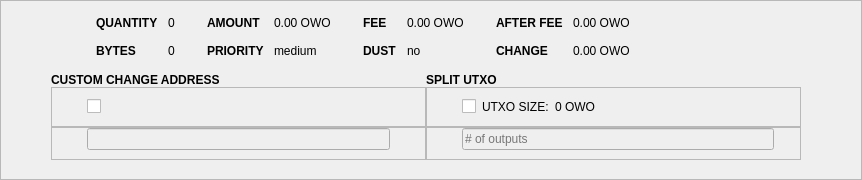
    <widget class="QFrame" name="frameCoinControl">
     <property name="sizePolicy">
      <sizepolicy hsizetype="Expanding" vsizetype="Expanding">
       <horstretch>0</horstretch>
       <verstretch>0</verstretch>
      </sizepolicy>
     </property>
     <property name="maximumSize">
      <size>
       <width>16777215</width>
       <height>16777215</height>
      </size>
     </property>
     <property name="styleSheet">
      <string notr="true"/>
     </property>
     <property name="frameShape">
      <enum>QFrame::StyledPanel</enum>
     </property>
     <property name="frameShadow">
      <enum>QFrame::Sunken</enum>
     </property>
     <layout class="QVBoxLayout" name="verticalLayoutCoinControl2">
      <property name="spacing">
       <number>0</number>
      </property>
      <property name="leftMargin">
       <number>0</number>
      </property>
      <property name="topMargin">
       <number>0</number>
      </property>
      <property name="rightMargin">
       <number>0</number>
      </property>
      <property name="bottomMargin">
       <number>6</number>
      </property>
      <item>
       <layout class="QVBoxLayout" name="verticalLayoutCoinControl" stretch="0,0,0,0,1">
        <property name="spacing">
         <number>0</number>
        </property>
        <property name="leftMargin">
         <number>50</number>
        </property>
        <property name="topMargin">
         <number>10</number>
        </property>
        <property name="rightMargin">
         <number>10</number>
        </property>
        <item>
         <layout class="QHBoxLayout" name="horizontalLayoutCoinControl1">
          <property name="bottomMargin">
           <number>0</number>
          </property>
          <item>
           <widget class="QLabel" name="labelCoinControlFeatures">
            <property name="sizePolicy">
             <sizepolicy hsizetype="Preferred" vsizetype="Maximum">
              <horstretch>0</horstretch>
              <verstretch>0</verstretch>
             </sizepolicy>
            </property>
            <property name="maximumSize">
             <size>
              <width>16777215</width>
              <height>0</height>
             </size>
            </property>
            <property name="font">
             <font>
              <weight>75</weight>
              <bold>true</bold>
             </font>
            </property>
            <property name="styleSheet">
             <string notr="true">font-weight:bold;</string>
            </property>
            <property name="text">
             <string>COIN CONTROL FEATURES</string>
            </property>
           </widget>
          </item>
         </layout>
        </item>
        <item>
         <layout class="QHBoxLayout" name="horizontalLayoutCoinControl2" stretch="0,0,0">
          <property name="spacing">
           <number>8</number>
          </property>
          <property name="leftMargin">
           <number>35</number>
          </property>
          <property name="bottomMargin">
           <number>0</number>
          </property>
          <item>
           <widget class="QLabel" name="labelCoinControlAutomaticallySelected">
            <property name="maximumSize">
             <size>
              <width>16777215</width>
              <height>0</height>
             </size>
            </property>
            <property name="text">
             <string>COINS AUTOMATICALLY SELECTED</string>
            </property>
            <property name="margin">
             <number>5</number>
            </property>
           </widget>
          </item>
          <item>
           <widget class="QLabel" name="labelCoinControlInsuffFunds">
            <property name="maximumSize">
             <size>
              <width>16777215</width>
              <height>0</height>
             </size>
            </property>
            <property name="font">
             <font>
              <weight>75</weight>
              <bold>true</bold>
             </font>
            </property>
            <property name="styleSheet">
             <string notr="true">color:red;font-weight:bold;</string>
            </property>
            <property name="text">
             <string>Insufficient funds!</string>
            </property>
            <property name="margin">
             <number>5</number>
            </property>
           </widget>
          </item>
          <item>
           <spacer name="horizontalSpacerCoinControl">
            <property name="orientation">
             <enum>Qt::Horizontal</enum>
            </property>
            <property name="sizeHint" stdset="0">
             <size>
              <width>40</width>
              <height>1</height>
             </size>
            </property>
           </spacer>
          </item>
         </layout>
        </item>
        <item>
         <widget class="QWidget" name="widgetCoinControl" native="true">
          <property name="sizePolicy">
           <sizepolicy hsizetype="Preferred" vsizetype="Preferred">
            <horstretch>0</horstretch>
            <verstretch>0</verstretch>
           </sizepolicy>
          </property>
          <property name="minimumSize">
           <size>
            <width>0</width>
            <height>0</height>
           </size>
          </property>
          <property name="styleSheet">
           <string notr="true"/>
          </property>
          <layout class="QHBoxLayout" name="horizontalLayoutCoinControl5">
           <property name="leftMargin">
            <number>0</number>
           </property>
           <property name="topMargin">
            <number>0</number>
           </property>
           <property name="rightMargin">
            <number>0</number>
           </property>
           <property name="bottomMargin">
            <number>0</number>
           </property>
           <item>
            <layout class="QHBoxLayout" name="horizontalLayoutCoinControl3" stretch="0,0,0,1">
             <property name="spacing">
              <number>20</number>
             </property>
             <property name="leftMargin">
              <number>35</number>
             </property>
             <property name="topMargin">
              <number>0</number>
             </property>
             <property name="bottomMargin">
              <number>10</number>
             </property>
             <item>
              <layout class="QFormLayout" name="formLayoutCoinControl1">
               <property name="horizontalSpacing">
                <number>10</number>
               </property>
               <property name="verticalSpacing">
                <number>14</number>
               </property>
               <property name="leftMargin">
                <number>10</number>
               </property>
               <property name="topMargin">
                <number>4</number>
               </property>
               <property name="rightMargin">
                <number>6</number>
               </property>
               <item row="0" column="0">
                <widget class="QLabel" name="labelCoinControlQuantityText">
                 <property name="font">
                  <font>
                   <weight>75</weight>
                   <bold>true</bold>
                  </font>
                 </property>
                 <property name="text">
                  <string>QUANTITY</string>
                 </property>
                 <property name="margin">
                  <number>0</number>
                 </property>
                </widget>
               </item>
               <item row="0" column="1">
                <widget class="QLabel" name="labelCoinControlQuantity">
                 <property name="cursor">
                  <cursorShape>IBeamCursor</cursorShape>
                 </property>
                 <property name="contextMenuPolicy">
                  <enum>Qt::ActionsContextMenu</enum>
                 </property>
                 <property name="text">
                  <string notr="true">0</string>
                 </property>
                 <property name="margin">
                  <number>0</number>
                 </property>
                 <property name="textInteractionFlags">
                  <set>Qt::LinksAccessibleByMouse|Qt::TextSelectableByKeyboard|Qt::TextSelectableByMouse</set>
                 </property>
                </widget>
               </item>
               <item row="1" column="0">
                <widget class="QLabel" name="labelCoinControlBytesText">
                 <property name="font">
                  <font>
                   <weight>75</weight>
                   <bold>true</bold>
                  </font>
                 </property>
                 <property name="text">
                  <string>BYTES</string>
                 </property>
                </widget>
               </item>
               <item row="1" column="1">
                <widget class="QLabel" name="labelCoinControlBytes">
                 <property name="cursor">
                  <cursorShape>IBeamCursor</cursorShape>
                 </property>
                 <property name="contextMenuPolicy">
                  <enum>Qt::ActionsContextMenu</enum>
                 </property>
                 <property name="text">
                  <string notr="true">0</string>
                 </property>
                 <property name="textInteractionFlags">
                  <set>Qt::LinksAccessibleByMouse|Qt::TextSelectableByKeyboard|Qt::TextSelectableByMouse</set>
                 </property>
                </widget>
               </item>
              </layout>
             </item>
             <item>
              <layout class="QFormLayout" name="formLayoutCoinControl2">
               <property name="horizontalSpacing">
                <number>10</number>
               </property>
               <property name="verticalSpacing">
                <number>14</number>
               </property>
               <property name="leftMargin">
                <number>6</number>
               </property>
               <property name="topMargin">
                <number>4</number>
               </property>
               <property name="rightMargin">
                <number>6</number>
               </property>
               <item row="0" column="0">
                <widget class="QLabel" name="labelCoinControlAmountText">
                 <property name="font">
                  <font>
                   <weight>75</weight>
                   <bold>true</bold>
                  </font>
                 </property>
                 <property name="text">
                  <string>AMOUNT</string>
                 </property>
                 <property name="margin">
                  <number>0</number>
                 </property>
                </widget>
               </item>
               <item row="0" column="1">
                <widget class="QLabel" name="labelCoinControlAmount">
                 <property name="cursor">
                  <cursorShape>IBeamCursor</cursorShape>
                 </property>
                 <property name="contextMenuPolicy">
                  <enum>Qt::ActionsContextMenu</enum>
                 </property>
                 <property name="text">
                  <string notr="true">0.00 OWO</string>
                 </property>
                 <property name="textInteractionFlags">
                  <set>Qt::LinksAccessibleByMouse|Qt::TextSelectableByKeyboard|Qt::TextSelectableByMouse</set>
                 </property>
                </widget>
               </item>
               <item row="1" column="0">
                <widget class="QLabel" name="labelCoinControlPriorityText">
                 <property name="font">
                  <font>
                   <weight>75</weight>
                   <bold>true</bold>
                  </font>
                 </property>
                 <property name="text">
                  <string>PRIORITY</string>
                 </property>
                </widget>
               </item>
               <item row="1" column="1">
                <widget class="QLabel" name="labelCoinControlPriority">
                 <property name="cursor">
                  <cursorShape>IBeamCursor</cursorShape>
                 </property>
                 <property name="contextMenuPolicy">
                  <enum>Qt::ActionsContextMenu</enum>
                 </property>
                 <property name="text">
                  <string>medium</string>
                 </property>
                 <property name="textInteractionFlags">
                  <set>Qt::LinksAccessibleByMouse|Qt::TextSelectableByKeyboard|Qt::TextSelectableByMouse</set>
                 </property>
                </widget>
               </item>
              </layout>
             </item>
             <item>
              <layout class="QFormLayout" name="formLayoutCoinControl3">
               <property name="horizontalSpacing">
                <number>10</number>
               </property>
               <property name="verticalSpacing">
                <number>14</number>
               </property>
               <property name="leftMargin">
                <number>6</number>
               </property>
               <property name="topMargin">
                <number>4</number>
               </property>
               <property name="rightMargin">
                <number>6</number>
               </property>
               <item row="0" column="0">
                <widget class="QLabel" name="labelCoinControlFeeText">
                 <property name="font">
                  <font>
                   <weight>75</weight>
                   <bold>true</bold>
                  </font>
                 </property>
                 <property name="text">
                  <string>FEE</string>
                 </property>
                 <property name="margin">
                  <number>0</number>
                 </property>
                </widget>
               </item>
               <item row="0" column="1">
                <widget class="QLabel" name="labelCoinControlFee">
                 <property name="cursor">
                  <cursorShape>IBeamCursor</cursorShape>
                 </property>
                 <property name="contextMenuPolicy">
                  <enum>Qt::ActionsContextMenu</enum>
                 </property>
                 <property name="text">
                  <string notr="true">0.00 OWO</string>
                 </property>
                 <property name="textInteractionFlags">
                  <set>Qt::LinksAccessibleByMouse|Qt::TextSelectableByKeyboard|Qt::TextSelectableByMouse</set>
                 </property>
                </widget>
               </item>
               <item row="1" column="0">
                <widget class="QLabel" name="labelCoinControlLowOutputText">
                 <property name="font">
                  <font>
                   <weight>75</weight>
                   <bold>true</bold>
                  </font>
                 </property>
                 <property name="text">
                  <string>DUST</string>
                 </property>
                </widget>
               </item>
               <item row="1" column="1">
                <widget class="QLabel" name="labelCoinControlLowOutput">
                 <property name="cursor">
                  <cursorShape>IBeamCursor</cursorShape>
                 </property>
                 <property name="contextMenuPolicy">
                  <enum>Qt::ActionsContextMenu</enum>
                 </property>
                 <property name="text">
                  <string>no</string>
                 </property>
                 <property name="textInteractionFlags">
                  <set>Qt::LinksAccessibleByMouse|Qt::TextSelectableByKeyboard|Qt::TextSelectableByMouse</set>
                 </property>
                </widget>
               </item>
              </layout>
             </item>
             <item>
              <layout class="QFormLayout" name="formLayoutCoinControl4">
               <property name="horizontalSpacing">
                <number>10</number>
               </property>
               <property name="verticalSpacing">
                <number>14</number>
               </property>
               <property name="leftMargin">
                <number>6</number>
               </property>
               <property name="topMargin">
                <number>4</number>
               </property>
               <property name="rightMargin">
                <number>6</number>
               </property>
               <item row="0" column="0">
                <widget class="QLabel" name="labelCoinControlAfterFeeText">
                 <property name="font">
                  <font>
                   <weight>75</weight>
                   <bold>true</bold>
                  </font>
                 </property>
                 <property name="text">
                  <string>AFTER FEE</string>
                 </property>
                 <property name="margin">
                  <number>0</number>
                 </property>
                </widget>
               </item>
               <item row="0" column="1">
                <widget class="QLabel" name="labelCoinControlAfterFee">
                 <property name="cursor">
                  <cursorShape>IBeamCursor</cursorShape>
                 </property>
                 <property name="contextMenuPolicy">
                  <enum>Qt::ActionsContextMenu</enum>
                 </property>
                 <property name="text">
                  <string notr="true">0.00 OWO</string>
                 </property>
                 <property name="textInteractionFlags">
                  <set>Qt::LinksAccessibleByMouse|Qt::TextSelectableByKeyboard|Qt::TextSelectableByMouse</set>
                 </property>
                </widget>
               </item>
               <item row="1" column="0">
                <widget class="QLabel" name="labelCoinControlChangeText">
                 <property name="font">
                  <font>
                   <weight>75</weight>
                   <bold>true</bold>
                  </font>
                 </property>
                 <property name="text">
                  <string>CHANGE</string>
                 </property>
                </widget>
               </item>
               <item row="1" column="1">
                <widget class="QLabel" name="labelCoinControlChange">
                 <property name="cursor">
                  <cursorShape>IBeamCursor</cursorShape>
                 </property>
                 <property name="contextMenuPolicy">
                  <enum>Qt::ActionsContextMenu</enum>
                 </property>
                 <property name="text">
                  <string notr="true">0.00 OWO</string>
                 </property>
                 <property name="textInteractionFlags">
                  <set>Qt::LinksAccessibleByMouse|Qt::TextSelectableByKeyboard|Qt::TextSelectableByMouse</set>
                 </property>
                </widget>
               </item>
              </layout>
             </item>
            </layout>
           </item>
          </layout>
         </widget>
        </item>
        <item>
         <layout class="QGridLayout" name="gridLayout">
          <property name="sizeConstraint">
           <enum>QLayout::SetDefaultConstraint</enum>
          </property>
          <property name="leftMargin">
           <number>0</number>
          </property>
          <property name="topMargin">
           <number>5</number>
          </property>
          <property name="rightMargin">
           <number>50</number>
          </property>
          <item row="0" column="0">
           <widget class="QLabel" name="labelCCA">
            <property name="font">
             <font>
              <weight>75</weight>
              <bold>true</bold>
             </font>
            </property>
            <property name="text">
             <string>CUSTOM CHANGE ADDRESS</string>
            </property>
           </widget>
          </item>
          <item row="0" column="1">
           <widget class="QLabel" name="labelSU">
            <property name="font">
             <font>
              <weight>75</weight>
              <bold>true</bold>
             </font>
            </property>
            <property name="text">
             <string>SPLIT UTXO</string>
            </property>
           </widget>
          </item>
          <item row="1" column="0">
           <widget class="QFrame" name="frame_12">
            <property name="minimumSize">
             <size>
              <width>0</width>
              <height>0</height>
             </size>
            </property>
            <property name="frameShape">
             <enum>QFrame::StyledPanel</enum>
            </property>
            <property name="frameShadow">
             <enum>QFrame::Raised</enum>
            </property>
            <layout class="QHBoxLayout" name="horizontalLayout_15">
             <property name="leftMargin">
              <number>35</number>
             </property>
             <item>
              <widget class="QCheckBox" name="checkBoxCoinControlChange">
               <property name="toolTip">
                <string>If this is activated, but the change address is empty or invalid, change will be sent to a newly generated address.</string>
               </property>
               <property name="text">
                <string/>
               </property>
              </widget>
             </item>
             <item>
              <spacer name="horizontalSpacer_18">
               <property name="orientation">
                <enum>Qt::Horizontal</enum>
               </property>
               <property name="sizeHint" stdset="0">
                <size>
                 <width>40</width>
                 <height>20</height>
                </size>
               </property>
              </spacer>
             </item>
            </layout>
           </widget>
          </item>
          <item row="1" column="1">
           <widget class="QFrame" name="frame_11">
            <property name="minimumSize">
             <size>
              <width>0</width>
              <height>0</height>
             </size>
            </property>
            <property name="frameShape">
             <enum>QFrame::StyledPanel</enum>
            </property>
            <property name="frameShadow">
             <enum>QFrame::Raised</enum>
            </property>
            <layout class="QHBoxLayout" name="horizontalLayout_12">
             <property name="leftMargin">
              <number>35</number>
             </property>
             <item>
              <widget class="QCheckBox" name="splitBlockCheckBox">
               <property name="text">
                <string/>
               </property>
              </widget>
             </item>
             <item>
              <widget class="QLabel" name="labelBlockSizeText">
               <property name="text">
                <string>UTXO SIZE:</string>
               </property>
              </widget>
             </item>
             <item>
              <widget class="QLabel" name="labelBlockSize">
               <property name="text">
                <string>0 OWO</string>
               </property>
              </widget>
             </item>
             <item>
              <spacer name="horizontalSpacer_2">
               <property name="orientation">
                <enum>Qt::Horizontal</enum>
               </property>
               <property name="sizeHint" stdset="0">
                <size>
                 <width>40</width>
                 <height>20</height>
                </size>
               </property>
              </spacer>
             </item>
            </layout>
           </widget>
          </item>
          <item row="2" column="0">
           <widget class="QFrame" name="frame_13">
            <property name="minimumSize">
             <size>
              <width>0</width>
              <height>0</height>
             </size>
            </property>
            <property name="frameShape">
             <enum>QFrame::StyledPanel</enum>
            </property>
            <property name="frameShadow">
             <enum>QFrame::Raised</enum>
            </property>
            <layout class="QHBoxLayout" name="horizontalLayout_13">
             <property name="leftMargin">
              <number>35</number>
             </property>
             <property name="topMargin">
              <number>0</number>
             </property>
             <property name="rightMargin">
              <number>35</number>
             </property>
             <item>
              <widget class="QValidatedLineEdit" name="lineEditCoinControlChange">
               <property name="enabled">
                <bool>false</bool>
               </property>
               <property name="sizePolicy">
                <sizepolicy hsizetype="Expanding" vsizetype="Fixed">
                 <horstretch>0</horstretch>
                 <verstretch>0</verstretch>
                </sizepolicy>
               </property>
               <property name="minimumSize">
                <size>
                 <width>0</width>
                 <height>0</height>
                </size>
               </property>
              </widget>
             </item>
            </layout>
           </widget>
          </item>
          <item row="2" column="1">
           <widget class="QFrame" name="frame_14">
            <property name="minimumSize">
             <size>
              <width>0</width>
              <height>0</height>
             </size>
            </property>
            <property name="frameShape">
             <enum>QFrame::StyledPanel</enum>
            </property>
            <property name="frameShadow">
             <enum>QFrame::Raised</enum>
            </property>
            <layout class="QHBoxLayout" name="horizontalLayout_14">
             <property name="leftMargin">
              <number>35</number>
             </property>
             <property name="topMargin">
              <number>0</number>
             </property>
             <property name="rightMargin">
              <number>20</number>
             </property>
             <item>
              <widget class="QLineEdit" name="splitBlockLineEdit">
               <property name="enabled">
                <bool>false</bool>
               </property>
               <property name="sizePolicy">
                <sizepolicy hsizetype="Expanding" vsizetype="Fixed">
                 <horstretch>50</horstretch>
                 <verstretch>0</verstretch>
                </sizepolicy>
               </property>
               <property name="placeholderText">
                <string># of outputs</string>
               </property>
              </widget>
             </item>
             <item>
              <widget class="QLabel" name="labelCoinControlChangeLabel">
               <property name="sizePolicy">
                <sizepolicy hsizetype="Preferred" vsizetype="Expanding">
                 <horstretch>0</horstretch>
                 <verstretch>0</verstretch>
                </sizepolicy>
               </property>
               <property name="minimumSize">
                <size>
                 <width>0</width>
                 <height>0</height>
                </size>
               </property>
               <property name="maximumSize">
                <size>
                 <width>0</width>
                 <height>16777215</height>
                </size>
               </property>
               <property name="text">
                <string/>
               </property>
               <property name="margin">
                <number>3</number>
               </property>
              </widget>
             </item>
            </layout>
           </widget>
          </item>
         </layout>
        </item>
        <item>
         <spacer name="verticalSpacerCoinControl">
          <property name="orientation">
           <enum>Qt::Vertical</enum>
          </property>
          <property name="sizeHint" stdset="0">
           <size>
            <width>800</width>
            <height>13</height>
           </size>
          </property>
         </spacer>
        </item>
       </layout>
      </item>
     </layout>
    </widget>
